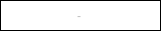
        <widget class="QWidget" name="widget" native="true">
         <property name="geometry">
          <rect>
           <x>190</x>
           <y>600</y>
           <width>161</width>
           <height>31</height>
          </rect>
         </property>
         <property name="styleSheet">
          <string notr="true">background-color:white; border:1px solid;</string>
         </property>
         <widget class="QLineEdit" name="input_isolStart">
          <property name="geometry">
           <rect>
            <x>20</x>
            <y>0</y>
            <width>50</width>
            <height>31</height>
           </rect>
          </property>
          <property name="styleSheet">
           <string notr="true">background-color:transparent; border:0px;</string>
          </property>
          <property name="text">
           <string/>
          </property>
          <property name="maxLength">
           <number>20</number>
          </property>
          <property name="alignment">
           <set>Qt::AlignCenter</set>
          </property>
         </widget>
         <widget class="QLineEdit" name="input_isolRange_2">
          <property name="enabled">
           <bool>false</bool>
          </property>
          <property name="geometry">
           <rect>
            <x>70</x>
            <y>0</y>
            <width>20</width>
            <height>31</height>
           </rect>
          </property>
          <property name="styleSheet">
           <string notr="true">background-color:transparent; border:0px;</string>
          </property>
          <property name="text">
           <string>-</string>
          </property>
          <property name="maxLength">
           <number>20</number>
          </property>
          <property name="alignment">
           <set>Qt::AlignCenter</set>
          </property>
         </widget>
         <widget class="QLineEdit" name="input_isolEnd">
          <property name="geometry">
           <rect>
            <x>90</x>
            <y>0</y>
            <width>50</width>
            <height>31</height>
           </rect>
          </property>
          <property name="styleSheet">
           <string notr="true">background-color:transparent; border:0px;</string>
          </property>
          <property name="text">
           <string/>
          </property>
          <property name="maxLength">
           <number>20</number>
          </property>
          <property name="alignment">
           <set>Qt::AlignCenter</set>
          </property>
         </widget>
        </widget>
